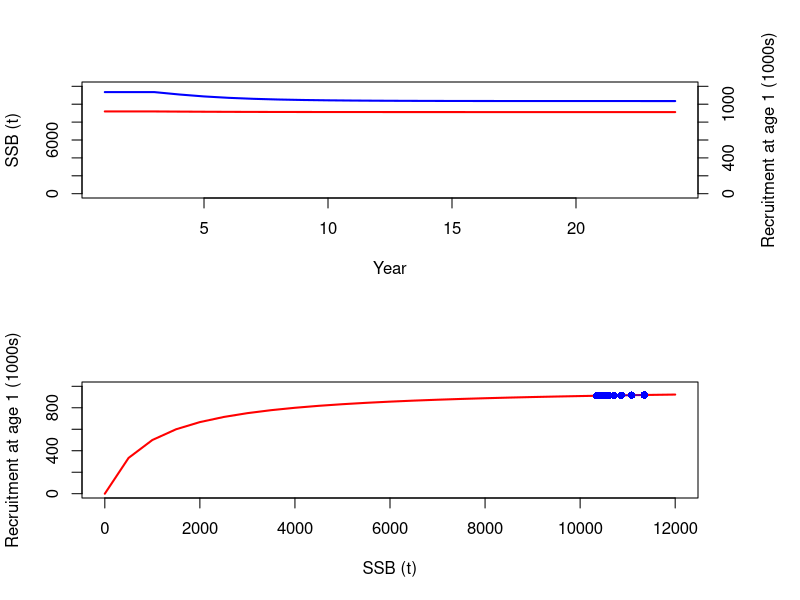

Write R code to recreate this figure. (Note: this script raises an error after producing the figure.)
################################################################################
## 1  Mortality

Amax <- 15
age <- 1:Amax
Ninit <- 1000
Nvec <- numeric(Amax)
M <- rep(0.2, Amax)
Fmort <- c(0, 0, rep(0.3, Amax-2))

Nvec[1] <- Ninit
for (a in 1:(Amax-1)) {
  Nvec[a+1] <- Nvec[a] * exp(-M[a]-Fmort[a])
}


data.frame(age, Nvec, M, Fmort)

################################################################################
## 2  Growth

Winf <- 10
k <- 0.5
t0 <- -0.1
b <- 3

w <- Winf * (1-exp(-k*(age-t0)))^b
B <- Nvec * w

data.frame(age, Nvec, w, B)
sum(B)

################################################################################
## 3  Recruitment

mat <- c(0, 0, rep(1,Amax-2))
SSBvec <- B * mat
sum(SSBvec)

alpha <- 1000
beta <- 1000
Tmax <- 25
year <- 1:Tmax

N <- matrix(nrow=Amax, ncol=Tmax)
SSB <- matrix(nrow=Amax, ncol=Tmax)

N[,1] <- Nvec
SSB[,1] <- N[,1] * mat * w

N[1,2] <- (alpha*sum(SSB[,1])) / (beta+sum(SSB[,1]))
for(a in 1:(Amax-1))
  N[a+1,2] <- N[a,1] * exp(-M[a]-Fmort[a])
SSB[,2] <- N[,2] * mat * w

for(t in 1:(Tmax-1))
{
  N[1,t+1] <- (alpha*sum(SSB[,t])) / (beta+sum(SSB[,t]))
  for(a in 1:(Amax-1))
    N[a+1,t+1] <- N[a,t] * exp(-M[a]-Fmort[a])
  SSB[,t+1] <- N[,t+1] * mat * w
}

round(N)

rec_age <- 1
SR <-
  data.frame(
    year = year[1:(Tmax - rec_age)],
    SSB = colSums(SSB)[1:(Tmax - rec_age)],
    Rec = N[1, (rec_age+1):Tmax]
  )

SSB.curve <- seq(0, 12000, by=500)
Rec.curve <- (alpha*SSB.curve) / (beta+SSB.curve)

par(mfrow=c(2,1), oma=c(0,0,0,3))
plot(SR$year, SR$SSB, ylim=c(0,12000), type="l", lwd=2, col="blue", xlab="Year",
     ylab="SSB (t)")
lines(SR$year, SR$Rec * 10, lwd = 2, col = "red")
axis(4, at=seq(0,12000,by=2000), labels=seq(0,1200,by=200))
mtext("Recruitment at age 1 (1000s)", side=4, line=3)

plot(SSB.curve, Rec.curve, ylim=c(0,1000), type="l", xlab="SSB (t)",
     ylab="Recruitment at age 1 (1000s)", lwd=2, col="red")
points(SR$SSB, SR$Rec, type="o", pch=16, col="blue")

data.frame(SSB.curve, Rec.curve)

################################################################################
## 4  Recruitment variability

v <- 1000

## Year 1
N[,1] <- Nvec
SSB[,1] <- N[,1] * mat * w

## Later years
for(t in 1:(Tmax-1))
{
  N[1,t+1] <- (alpha*sum(SSB[,t])) / (beta+sum(SSB[,t])) + v*runif(1,-0.5,0.5)
  for(a in 1:(Amax-1))
    N[a+1,t+1] <- N[a,t] * exp(-M[a]-Fmort[a])
  SSB[,t+1] <- N[,t+1] * mat * w
}

round(N, 3)

rec_age <- 1
SR <-
  data.frame(
    year = year[1:(Tmax - rec_age)],
    SSB = colSums(SSB)[1:(Tmax - rec_age)],
    Rec = N[1, (rec_age+1):Tmax]
  )

SSB.curve <- seq(0, 15000, by=500)
Rec.curve <- (alpha*SSB.curve) / (beta+SSB.curve)

plot(year, SR$SSB, ylim=c(0,15000), type="l", lwd=2, col="blue", xlab="Year",
     ylab="SSB (t)")
lines(year, SR$Rec*10, lwd=2, col="red")
axis(4, at=seq(0,12000,by=2000), labels=seq(0,1200,by=200))
mtext("Recruitment at age 1 (1000s)", side=4, line=3)

plot(SSB.curve, Rec.curve, xlim=c(0,15000), ylim=c(0,1500), type="l",
     xlab="SSB (t)", ylab="Recruitment at age 1 (1000s)", lwd=2, col="red")
points(SR$SSB, SR$Rec, type="o", pch=16, col="blue")
